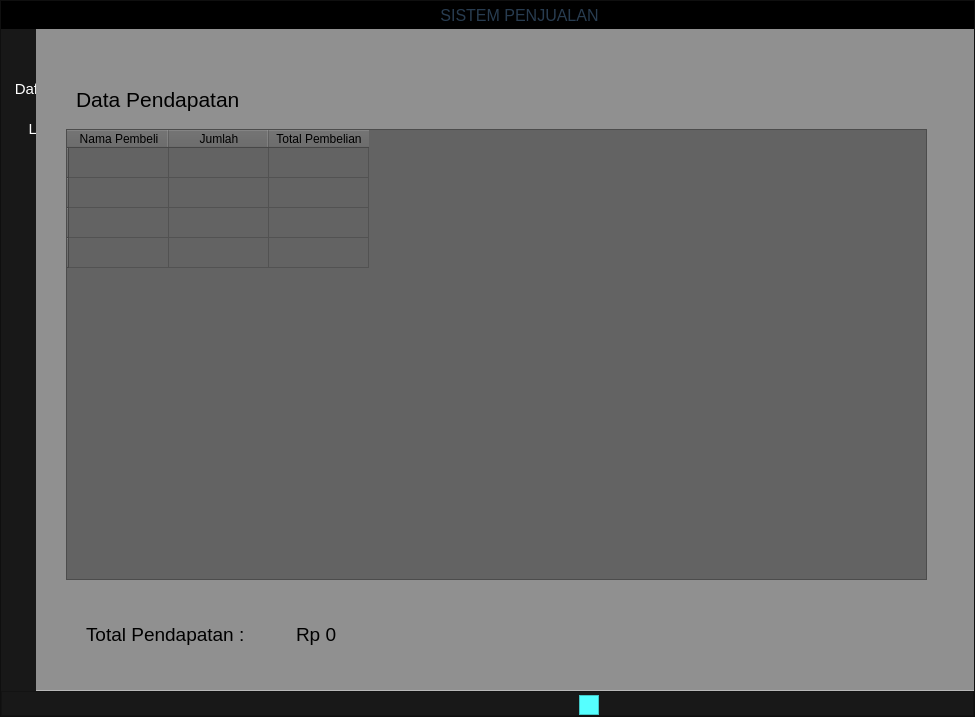
<?xml version="1.0" encoding="UTF-8"?>
<ui version="4.0">
 <class>MainWindow</class>
 <widget class="QMainWindow" name="MainWindow">
  <property name="geometry">
   <rect>
    <x>0</x>
    <y>0</y>
    <width>975</width>
    <height>717</height>
   </rect>
  </property>
  <property name="minimumSize">
   <size>
    <width>600</width>
    <height>400</height>
   </size>
  </property>
  <property name="windowTitle">
   <string>MainWindow</string>
  </property>
  <property name="animated">
   <bool>true</bool>
  </property>
  <widget class="QWidget" name="centralwidget">
   <layout class="QHBoxLayout" name="horizontalLayout">
    <property name="spacing">
     <number>0</number>
    </property>
    <property name="leftMargin">
     <number>0</number>
    </property>
    <property name="topMargin">
     <number>0</number>
    </property>
    <property name="rightMargin">
     <number>0</number>
    </property>
    <property name="bottomMargin">
     <number>0</number>
    </property>
    <item>
     <widget class="QFrame" name="Background">
      <property name="styleSheet">
       <string notr="true">#Background{
	background-color: rgb(19, 19, 19);
}</string>
      </property>
      <property name="frameShape">
       <enum>QFrame::StyledPanel</enum>
      </property>
      <property name="frameShadow">
       <enum>QFrame::Raised</enum>
      </property>
      <layout class="QVBoxLayout" name="verticalLayout">
       <property name="spacing">
        <number>0</number>
       </property>
       <property name="leftMargin">
        <number>0</number>
       </property>
       <property name="topMargin">
        <number>0</number>
       </property>
       <property name="rightMargin">
        <number>0</number>
       </property>
       <property name="bottomMargin">
        <number>0</number>
       </property>
       <item alignment="Qt::AlignTop">
        <widget class="QFrame" name="Header">
         <property name="minimumSize">
          <size>
           <width>0</width>
           <height>28</height>
          </size>
         </property>
         <property name="styleSheet">
          <string notr="true">*{
	color: rgb(255, 255, 255);
	background:black;
	border:none;
}
QPushButton{
	color: rgb(255, 255, 255);
	background:transparent;
	border:none;
}
QPushButton:hover{
	background-color: rgba(0, 85, 127, 130);
	border:none;
}
</string>
         </property>
         <property name="frameShape">
          <enum>QFrame::StyledPanel</enum>
         </property>
         <property name="frameShadow">
          <enum>QFrame::Raised</enum>
         </property>
         <layout class="QHBoxLayout" name="horizontalLayout_2">
          <property name="spacing">
           <number>0</number>
          </property>
          <property name="leftMargin">
           <number>0</number>
          </property>
          <property name="topMargin">
           <number>0</number>
          </property>
          <property name="rightMargin">
           <number>0</number>
          </property>
          <property name="bottomMargin">
           <number>0</number>
          </property>
          <item alignment="Qt::AlignLeft|Qt::AlignTop">
           <widget class="QFrame" name="frame">
            <property name="frameShape">
             <enum>QFrame::StyledPanel</enum>
            </property>
            <property name="frameShadow">
             <enum>QFrame::Raised</enum>
            </property>
            <layout class="QHBoxLayout" name="horizontalLayout_3">
             <property name="spacing">
              <number>0</number>
             </property>
             <property name="leftMargin">
              <number>0</number>
             </property>
             <property name="topMargin">
              <number>0</number>
             </property>
             <property name="rightMargin">
              <number>0</number>
             </property>
             <property name="bottomMargin">
              <number>0</number>
             </property>
             <item>
              <widget class="QPushButton" name="pushButton">
               <property name="minimumSize">
                <size>
                 <width>28</width>
                 <height>28</height>
                </size>
               </property>
               <property name="text">
                <string/>
               </property>
               <property name="icon">
                <iconset>
                 <normaloff>ICONS/x.svg</normaloff>ICONS/x.svg</iconset>
               </property>
               <property name="iconSize">
                <size>
                 <width>20</width>
                 <height>20</height>
                </size>
               </property>
              </widget>
             </item>
             <item>
              <widget class="QPushButton" name="pushButton_2">
               <property name="enabled">
                <bool>true</bool>
               </property>
               <property name="minimumSize">
                <size>
                 <width>28</width>
                 <height>28</height>
                </size>
               </property>
               <property name="toolTip">
                <string>&lt;!DOCTYPE HTML PUBLIC &quot;-//W3C//DTD HTML 4.0//EN&quot; &quot;http://www.w3.org/TR/REC-html40/strict.dtd&quot;&gt;
&lt;html&gt;&lt;head&gt;&lt;meta name=&quot;qrichtext&quot; content=&quot;1&quot; /&gt;&lt;style type=&quot;text/css&quot;&gt;
p, li { white-space: pre-wrap; }
&lt;/style&gt;&lt;/head&gt;&lt;body style=&quot; font-family:'MS Shell Dlg 2'; font-size:8pt; font-weight:400; font-style:normal;&quot;&gt;
&lt;p style=&quot; margin-top:0px; margin-bottom:0px; margin-left:0px; margin-right:0px; -qt-block-indent:0; text-indent:0px;&quot;&gt;This Button is temporarily disabled&lt;/p&gt;&lt;/body&gt;&lt;/html&gt;</string>
               </property>
               <property name="whatsThis">
                <string>&lt;html&gt;&lt;head/&gt;&lt;body&gt;&lt;p&gt;&lt;br/&gt;&lt;/p&gt;&lt;/body&gt;&lt;/html&gt;</string>
               </property>
               <property name="text">
                <string/>
               </property>
               <property name="icon">
                <iconset>
                 <normaloff>ICONS/maximize.svg</normaloff>
                 <disabledoff>ICONS/maximize.svg</disabledoff>ICONS/maximize.svg</iconset>
               </property>
               <property name="iconSize">
                <size>
                 <width>20</width>
                 <height>20</height>
                </size>
               </property>
              </widget>
             </item>
             <item>
              <widget class="QPushButton" name="pushButton_3">
               <property name="minimumSize">
                <size>
                 <width>28</width>
                 <height>28</height>
                </size>
               </property>
               <property name="text">
                <string/>
               </property>
               <property name="icon">
                <iconset>
                 <normaloff>ICONS/minus.svg</normaloff>ICONS/minus.svg</iconset>
               </property>
               <property name="iconSize">
                <size>
                 <width>20</width>
                 <height>20</height>
                </size>
               </property>
              </widget>
             </item>
            </layout>
           </widget>
          </item>
          <item alignment="Qt::AlignTop">
           <widget class="QFrame" name="frame_2">
            <property name="sizePolicy">
             <sizepolicy hsizetype="Expanding" vsizetype="Preferred">
              <horstretch>0</horstretch>
              <verstretch>0</verstretch>
             </sizepolicy>
            </property>
            <property name="styleSheet">
             <string notr="true"/>
            </property>
            <property name="frameShape">
             <enum>QFrame::StyledPanel</enum>
            </property>
            <property name="frameShadow">
             <enum>QFrame::Raised</enum>
            </property>
            <layout class="QHBoxLayout" name="horizontalLayout_4">
             <property name="spacing">
              <number>0</number>
             </property>
             <property name="leftMargin">
              <number>0</number>
             </property>
             <property name="topMargin">
              <number>0</number>
             </property>
             <property name="rightMargin">
              <number>0</number>
             </property>
             <property name="bottomMargin">
              <number>0</number>
             </property>
             <item>
              <widget class="QLabel" name="label">
               <property name="minimumSize">
                <size>
                 <width>0</width>
                 <height>28</height>
                </size>
               </property>
               <property name="font">
                <font>
                 <pointsize>12</pointsize>
                </font>
               </property>
               <property name="styleSheet">
                <string notr="true">color:rgb(40,60,80)</string>
               </property>
               <property name="text">
                <string>SISTEM PENJUALAN</string>
               </property>
               <property name="scaledContents">
                <bool>false</bool>
               </property>
               <property name="alignment">
                <set>Qt::AlignCenter</set>
               </property>
              </widget>
             </item>
            </layout>
           </widget>
          </item>
          <item alignment="Qt::AlignRight|Qt::AlignTop">
           <widget class="QFrame" name="frame_3">
            <property name="frameShape">
             <enum>QFrame::StyledPanel</enum>
            </property>
            <property name="frameShadow">
             <enum>QFrame::Raised</enum>
            </property>
            <layout class="QHBoxLayout" name="horizontalLayout_5">
             <property name="spacing">
              <number>0</number>
             </property>
             <property name="leftMargin">
              <number>0</number>
             </property>
             <property name="topMargin">
              <number>0</number>
             </property>
             <property name="rightMargin">
              <number>0</number>
             </property>
             <property name="bottomMargin">
              <number>0</number>
             </property>
             <item>
              <widget class="QPushButton" name="pushButton_4">
               <property name="minimumSize">
                <size>
                 <width>28</width>
                 <height>28</height>
                </size>
               </property>
               <property name="text">
                <string/>
               </property>
               <property name="icon">
                <iconset>
                 <normaloff>ICONS/alert-circle.svg</normaloff>ICONS/alert-circle.svg</iconset>
               </property>
               <property name="iconSize">
                <size>
                 <width>20</width>
                 <height>20</height>
                </size>
               </property>
              </widget>
             </item>
            </layout>
           </widget>
          </item>
         </layout>
        </widget>
       </item>
       <item>
        <widget class="QFrame" name="Main">
         <property name="sizePolicy">
          <sizepolicy hsizetype="Preferred" vsizetype="Expanding">
           <horstretch>0</horstretch>
           <verstretch>0</verstretch>
          </sizepolicy>
         </property>
         <property name="frameShape">
          <enum>QFrame::StyledPanel</enum>
         </property>
         <property name="frameShadow">
          <enum>QFrame::Raised</enum>
         </property>
         <widget class="QFrame" name="frame_4">
          <property name="geometry">
           <rect>
            <x>0</x>
            <y>0</y>
            <width>35</width>
            <height>1980</height>
           </rect>
          </property>
          <property name="sizePolicy">
           <sizepolicy hsizetype="Preferred" vsizetype="MinimumExpanding">
            <horstretch>0</horstretch>
            <verstretch>0</verstretch>
           </sizepolicy>
          </property>
          <property name="minimumSize">
           <size>
            <width>0</width>
            <height>1980</height>
           </size>
          </property>
          <property name="autoFillBackground">
           <bool>false</bool>
          </property>
          <property name="styleSheet">
           <string notr="true">#frame_4{
	background-color: rgb(190, 255, 251);
	background-color: rgb(255, 243, 237);
	background-color: rgb(24, 24, 24);
	color: rgb(255, 255, 255);
	border:none;
}
QToolButton{
	
	color: rgb(255, 255, 255);
	background-color: rgba(10, 10, 10, 0);
	border:none;
}
QToolButton:hover{
	color:#ffffff;
	background-color: rgba(85, 170, 255, 40);
	border-bottom-style:solid;
	border-bottom-width: 1px;
	border-bottom-color: rgba(85, 170, 255, 20);
}</string>
          </property>
          <property name="frameShape">
           <enum>QFrame::StyledPanel</enum>
          </property>
          <property name="frameShadow">
           <enum>QFrame::Raised</enum>
          </property>
          <widget class="QToolButton" name="toolButton">
           <property name="geometry">
            <rect>
             <x>0</x>
             <y>0</y>
             <width>110</width>
             <height>40</height>
            </rect>
           </property>
           <property name="minimumSize">
            <size>
             <width>0</width>
             <height>30</height>
            </size>
           </property>
           <property name="font">
            <font>
             <pointsize>11</pointsize>
            </font>
           </property>
           <property name="styleSheet">
            <string notr="true">QToolButton:pressed{
	color:#00FFEE;
	background-color:rgba(85, 255, 255, 200);
	border:none;
}</string>
           </property>
           <property name="text">
            <string>  MENU</string>
           </property>
           <property name="icon">
            <iconset>
             <normaloff>ICONS/menu.svg</normaloff>ICONS/menu.svg</iconset>
           </property>
           <property name="iconSize">
            <size>
             <width>30</width>
             <height>30</height>
            </size>
           </property>
           <property name="toolButtonStyle">
            <enum>Qt::ToolButtonTextBesideIcon</enum>
           </property>
          </widget>
          <widget class="QToolButton" name="toolButton_2">
           <property name="geometry">
            <rect>
             <x>0</x>
             <y>40</y>
             <width>110</width>
             <height>40</height>
            </rect>
           </property>
           <property name="minimumSize">
            <size>
             <width>0</width>
             <height>30</height>
            </size>
           </property>
           <property name="font">
            <font>
             <pointsize>11</pointsize>
            </font>
           </property>
           <property name="text">
            <string>Daftar Menu</string>
           </property>
           <property name="icon">
            <iconset>
             <normaloff>ICONS/activity.svg</normaloff>ICONS/activity.svg</iconset>
           </property>
           <property name="iconSize">
            <size>
             <width>30</width>
             <height>30</height>
            </size>
           </property>
           <property name="toolButtonStyle">
            <enum>Qt::ToolButtonTextBesideIcon</enum>
           </property>
          </widget>
          <widget class="QToolButton" name="toolButton_3">
           <property name="geometry">
            <rect>
             <x>0</x>
             <y>80</y>
             <width>110</width>
             <height>40</height>
            </rect>
           </property>
           <property name="minimumSize">
            <size>
             <width>0</width>
             <height>30</height>
            </size>
           </property>
           <property name="font">
            <font>
             <pointsize>11</pointsize>
            </font>
           </property>
           <property name="text">
            <string>Laporan</string>
           </property>
           <property name="icon">
            <iconset>
             <normaloff>ICONS/monitor.svg</normaloff>ICONS/monitor.svg</iconset>
           </property>
           <property name="iconSize">
            <size>
             <width>30</width>
             <height>30</height>
            </size>
           </property>
           <property name="toolButtonStyle">
            <enum>Qt::ToolButtonTextBesideIcon</enum>
           </property>
          </widget>
         </widget>
         <widget class="QFrame" name="frame_5">
          <property name="geometry">
           <rect>
            <x>35</x>
            <y>0</y>
            <width>941</width>
            <height>661</height>
           </rect>
          </property>
          <property name="sizePolicy">
           <sizepolicy hsizetype="Preferred" vsizetype="Expanding">
            <horstretch>0</horstretch>
            <verstretch>0</verstretch>
           </sizepolicy>
          </property>
          <property name="styleSheet">
           <string notr="true">background-color: rgb(255, 255, 255);</string>
          </property>
          <property name="locale">
           <locale language="English" country="India"/>
          </property>
          <property name="frameShape">
           <enum>QFrame::StyledPanel</enum>
          </property>
          <property name="frameShadow">
           <enum>QFrame::Raised</enum>
          </property>
          <widget class="QStackedWidget" name="stackedWidget">
           <property name="geometry">
            <rect>
             <x>0</x>
             <y>0</y>
             <width>941</width>
             <height>661</height>
            </rect>
           </property>
           <property name="styleSheet">
            <string notr="true"/>
           </property>
           <property name="currentIndex">
            <number>1</number>
           </property>
           <widget class="QWidget" name="Daftarmenu">
            <property name="styleSheet">
             <string notr="true"/>
            </property>
            <widget class="QWidget" name="widget" native="true">
             <property name="geometry">
              <rect>
               <x>10</x>
               <y>0</y>
               <width>941</width>
               <height>661</height>
              </rect>
             </property>
             <property name="styleSheet">
              <string notr="true">background-color: rgb(144, 144, 144);
background-color: rgb(255, 255, 255);</string>
             </property>
             <widget class="QLabel" name="label_2">
              <property name="geometry">
               <rect>
                <x>50</x>
                <y>60</y>
                <width>171</width>
                <height>51</height>
               </rect>
              </property>
              <property name="text">
               <string>&lt;html&gt;&lt;head/&gt;&lt;body&gt;&lt;p&gt;&lt;span style=&quot; font-size:12pt;&quot;&gt;Daftar Menu&lt;/span&gt;&lt;/p&gt;&lt;/body&gt;&lt;/html&gt;</string>
              </property>
             </widget>
             <widget class="QLabel" name="label_5">
              <property name="geometry">
               <rect>
                <x>60</x>
                <y>140</y>
                <width>55</width>
                <height>16</height>
               </rect>
              </property>
              <property name="text">
               <string>ID Menu :</string>
              </property>
             </widget>
             <widget class="QLineEdit" name="textIdMenu">
              <property name="geometry">
               <rect>
                <x>60</x>
                <y>160</y>
                <width>191</width>
                <height>22</height>
               </rect>
              </property>
             </widget>
             <widget class="QLabel" name="label_6">
              <property name="geometry">
               <rect>
                <x>60</x>
                <y>210</y>
                <width>55</width>
                <height>16</height>
               </rect>
              </property>
              <property name="text">
               <string>Kategori :</string>
              </property>
             </widget>
             <widget class="QComboBox" name="cbKategori">
              <property name="geometry">
               <rect>
                <x>60</x>
                <y>230</y>
                <width>191</width>
                <height>22</height>
               </rect>
              </property>
              <property name="toolTip">
               <string>&lt;html&gt;&lt;head/&gt;&lt;body&gt;&lt;p&gt;&lt;br/&gt;&lt;/p&gt;&lt;/body&gt;&lt;/html&gt;</string>
              </property>
              <property name="whatsThis">
               <string>&lt;html&gt;&lt;head/&gt;&lt;body&gt;&lt;p&gt;Kategori&lt;/p&gt;&lt;/body&gt;&lt;/html&gt;</string>
              </property>
              <property name="editable">
               <bool>true</bool>
              </property>
              <property name="currentText">
               <string>Makanan</string>
              </property>
              <property name="maxCount">
               <number>2147483642</number>
              </property>
              <item>
               <property name="text">
                <string>Makanan</string>
               </property>
              </item>
              <item>
               <property name="text">
                <string>Minuman</string>
               </property>
              </item>
             </widget>
             <widget class="QLabel" name="label_7">
              <property name="geometry">
               <rect>
                <x>60</x>
                <y>290</y>
                <width>55</width>
                <height>16</height>
               </rect>
              </property>
              <property name="text">
               <string>Menu :</string>
              </property>
             </widget>
             <widget class="QLineEdit" name="textMenu">
              <property name="geometry">
               <rect>
                <x>60</x>
                <y>310</y>
                <width>191</width>
                <height>22</height>
               </rect>
              </property>
             </widget>
             <widget class="QLabel" name="label_8">
              <property name="geometry">
               <rect>
                <x>60</x>
                <y>360</y>
                <width>55</width>
                <height>16</height>
               </rect>
              </property>
              <property name="text">
               <string>Harga :</string>
              </property>
             </widget>
             <widget class="QLineEdit" name="textHarga">
              <property name="geometry">
               <rect>
                <x>60</x>
                <y>390</y>
                <width>191</width>
                <height>22</height>
               </rect>
              </property>
             </widget>
             <widget class="QPushButton" name="simpan">
              <property name="geometry">
               <rect>
                <x>40</x>
                <y>590</y>
                <width>93</width>
                <height>28</height>
               </rect>
              </property>
              <property name="styleSheet">
               <string notr="true">background-color: rgb(144, 144, 144);</string>
              </property>
              <property name="text">
               <string>baru</string>
              </property>
             </widget>
             <widget class="QPushButton" name="hapus">
              <property name="geometry">
               <rect>
                <x>280</x>
                <y>590</y>
                <width>93</width>
                <height>28</height>
               </rect>
              </property>
              <property name="styleSheet">
               <string notr="true">background-color: rgb(255, 0, 0);</string>
              </property>
              <property name="text">
               <string>Hapus</string>
              </property>
             </widget>
             <widget class="QTableWidget" name="tableWidget">
              <property name="geometry">
               <rect>
                <x>310</x>
                <y>70</y>
                <width>601</width>
                <height>471</height>
               </rect>
              </property>
              <property name="styleSheet">
               <string notr="true">background-color: rgb(255, 255, 255);</string>
              </property>
              <row>
               <property name="text">
                <string/>
               </property>
              </row>
              <row>
               <property name="text">
                <string/>
               </property>
              </row>
              <row>
               <property name="text">
                <string/>
               </property>
              </row>
              <row>
               <property name="text">
                <string/>
               </property>
              </row>
              <row>
               <property name="text">
                <string/>
               </property>
              </row>
              <row>
               <property name="text">
                <string/>
               </property>
              </row>
              <column>
               <property name="text">
                <string>No</string>
               </property>
              </column>
              <column>
               <property name="text">
                <string>Kategori</string>
               </property>
              </column>
              <column>
               <property name="text">
                <string>Nama Menu</string>
               </property>
              </column>
              <column>
               <property name="text">
                <string>Harga</string>
               </property>
              </column>
              <item row="3" column="3">
               <property name="font">
                <font>
                 <kerning>true</kerning>
                </font>
               </property>
               <property name="flags">
                <set>ItemIsSelectable|ItemIsEditable|ItemIsDragEnabled|ItemIsDropEnabled|ItemIsUserCheckable</set>
               </property>
              </item>
             </widget>
             <widget class="QPushButton" name="edit">
              <property name="geometry">
               <rect>
                <x>160</x>
                <y>590</y>
                <width>93</width>
                <height>28</height>
               </rect>
              </property>
              <property name="text">
               <string>edit tabel</string>
              </property>
             </widget>
             <widget class="QPushButton" name="batal">
              <property name="geometry">
               <rect>
                <x>400</x>
                <y>590</y>
                <width>93</width>
                <height>28</height>
               </rect>
              </property>
              <property name="text">
               <string>Batal</string>
              </property>
             </widget>
            </widget>
           </widget>
           <widget class="QWidget" name="Datapendapatan">
            <property name="styleSheet">
             <string notr="true"/>
            </property>
            <widget class="QWidget" name="widget_2" native="true">
             <property name="geometry">
              <rect>
               <x>0</x>
               <y>0</y>
               <width>941</width>
               <height>671</height>
              </rect>
             </property>
             <property name="styleSheet">
              <string notr="true">background-color: rgb(144, 144, 144);</string>
             </property>
             <widget class="QLabel" name="label_3">
              <property name="geometry">
               <rect>
                <x>40</x>
                <y>40</y>
                <width>231</width>
                <height>61</height>
               </rect>
              </property>
              <property name="minimumSize">
               <size>
                <width>0</width>
                <height>16</height>
               </size>
              </property>
              <property name="text">
               <string>&lt;html&gt;&lt;head/&gt;&lt;body&gt;&lt;p&gt;&lt;span style=&quot; font-size:16pt;&quot;&gt;Data Pendapatan&lt;/span&gt;&lt;/p&gt;&lt;/body&gt;&lt;/html&gt;</string>
              </property>
             </widget>
             <widget class="QTableWidget" name="tableWidget_2">
              <property name="geometry">
               <rect>
                <x>30</x>
                <y>100</y>
                <width>861</width>
                <height>451</height>
               </rect>
              </property>
              <property name="styleSheet">
               <string notr="true">background-color: rgb(99, 99, 99);</string>
              </property>
              <row>
               <property name="text">
                <string/>
               </property>
              </row>
              <row>
               <property name="text">
                <string/>
               </property>
              </row>
              <row>
               <property name="text">
                <string/>
               </property>
              </row>
              <row>
               <property name="text">
                <string/>
               </property>
              </row>
              <column>
               <property name="text">
                <string>Nama Pembeli</string>
               </property>
              </column>
              <column>
               <property name="text">
                <string>Jumlah</string>
               </property>
              </column>
              <column>
               <property name="text">
                <string>Total Pembelian</string>
               </property>
              </column>
             </widget>
             <widget class="QLabel" name="label_9">
              <property name="geometry">
               <rect>
                <x>50</x>
                <y>580</y>
                <width>191</width>
                <height>51</height>
               </rect>
              </property>
              <property name="text">
               <string>&lt;html&gt;&lt;head/&gt;&lt;body&gt;&lt;p&gt;&lt;span style=&quot; font-size:14pt;&quot;&gt;Total Pendapatan :&lt;/span&gt;&lt;/p&gt;&lt;/body&gt;&lt;/html&gt;</string>
              </property>
             </widget>
             <widget class="QLabel" name="Total">
              <property name="geometry">
               <rect>
                <x>260</x>
                <y>590</y>
                <width>261</width>
                <height>31</height>
               </rect>
              </property>
              <property name="text">
               <string>&lt;html&gt;&lt;head/&gt;&lt;body&gt;&lt;p&gt;&lt;span style=&quot; font-size:14pt;&quot;&gt;Rp 0&lt;/span&gt;&lt;/p&gt;&lt;/body&gt;&lt;/html&gt;</string>
              </property>
             </widget>
            </widget>
           </widget>
          </widget>
         </widget>
         <zorder>frame_5</zorder>
         <zorder>frame_4</zorder>
        </widget>
       </item>
       <item>
        <widget class="QFrame" name="Footer">
         <property name="minimumSize">
          <size>
           <width>0</width>
           <height>25</height>
          </size>
         </property>
         <property name="maximumSize">
          <size>
           <width>16777215</width>
           <height>25</height>
          </size>
         </property>
         <property name="styleSheet">
          <string notr="true">background-color: rgb(24, 24, 24);</string>
         </property>
         <property name="frameShape">
          <enum>QFrame::StyledPanel</enum>
         </property>
         <property name="frameShadow">
          <enum>QFrame::Raised</enum>
         </property>
         <widget class="QFrame" name="frame_6">
          <property name="geometry">
           <rect>
            <x>578</x>
            <y>4</y>
            <width>20</width>
            <height>20</height>
           </rect>
          </property>
          <property name="minimumSize">
           <size>
            <width>20</width>
            <height>20</height>
           </size>
          </property>
          <property name="maximumSize">
           <size>
            <width>20</width>
            <height>20</height>
           </size>
          </property>
          <property name="styleSheet">
           <string notr="true">background-color: rgb(85, 255, 255);</string>
          </property>
          <property name="frameShape">
           <enum>QFrame::StyledPanel</enum>
          </property>
          <property name="frameShadow">
           <enum>QFrame::Raised</enum>
          </property>
         </widget>
        </widget>
       </item>
      </layout>
     </widget>
    </item>
   </layout>
  </widget>
 </widget>
 <resources/>
 <connections/>
</ui>
